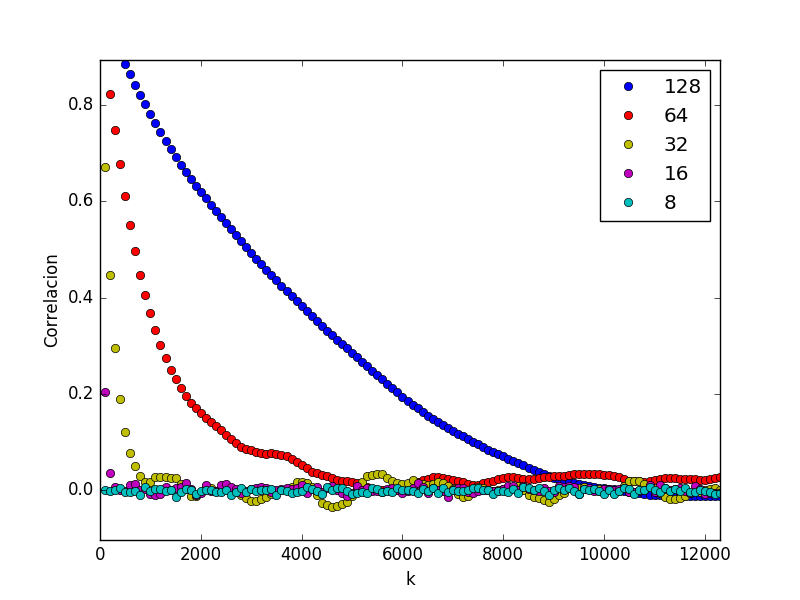

This chart was generated by the following Python code:
import matplotlib.pyplot as plt
import numpy as np
from scipy.optimize import curve_fit

datos={} #energia-magnetizacion
corr={}  #correlacion

tamano="tamano.txt"
#J acoplamiento
J=0.30
T=2.26
#extraigo tamanos
f=open(tamano,'r')
lines=f.readlines()[1:]

key=[]
archivo=[]
archivocorr=[]

for line in lines:
    p=line.split()
    key.append("%d" % float(p[0]))
    archivo.append("%d" % float(p[0])+"-"+"%0.2f" % float(T)+"-"+"%0.2f" % float(J)+".txt")
    archivocorr.append("corr"+"%d" % float(p[0])+"-"+"%0.2f" % float(T)+"-"+"%0.2f" % float(J)+".txt")


#extraigo del archivocorr
for i in range(0,len(key)):
 f=open(archivocorr[i],'r')
 lines=f.readlines()[1:]
 
 x=[]
 y=[]
 pasos=[]
 for line in lines: 
      p = line.split()
      x.append(float(p[0]))
      y.append(float(p[1]))
 xv=np.array(x)
 yv=np.array(y)
 corr[key[i]]=[xv,yv] 
 f.close()


#colores
color=['bo','ro','yo','mo','co','go','ko','ro'] 


#Grafico Correlacion
for i in range(0,len(key)):
 plt.plot(corr[key[i]][0],corr[key[i]][1],color[i],label=key[i])
plt.xlabel("k") 
plt.ylabel("Correlacion")
plt.legend(numpoints=1)

plt.show()
